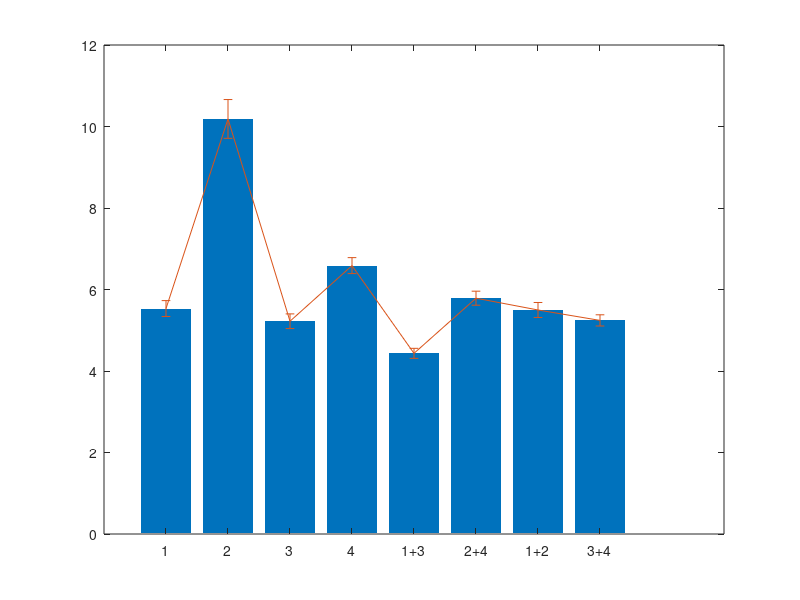

This chart was generated by the following MATLAB code: (Note: this script raises an error after producing the figure.)
clear; clc;
warning('off');

%% load data
addpath('../Utilities');
if ~exist('Figure_supplement_8c_results_data.mat','file')
    load('Figure_supplement_8c_source_data.mat');
    deme = 'vb';
    vidx = find(Speed>0.05 & Speed<2); % speed threshold 30cm/s
    
    rpos = normalize(Position(vidx,:),1,'range');
    rspk = Spike(vidx,:);

    rTheta_dphase = zscore(Theta_dphase(vidx,:),[],2);
    rTheta_damp = zscore(Theta_damp(vidx,:),[],2);
    
    rTheta_dmdu = [rTheta_dphase,rTheta_damp];
    rTheta_ofpat = zscore(Theta_ofpat(vidx,:),[],2);
    
    rFPAuhf = zscore(FPAuhf(vidx,:),[],2);
    rFPAuhf_ofpat = zscore(FPAuhf_ofpat(vidx,:),[],2);

    %% OLE decoding data
    trackLen = 290;
    OB=cell(0); plotline = 2;
    rpos = normalize(rpos,'range');
    OB{1} = zscore([rTheta_dmdu]);
    OB{2} = zscore([rTheta_ofpat]);
    OB{3} = zscore([rFPAuhf]);
    OB{4} = zscore([rFPAuhf_ofpat]);

    OB{5} = zscore([rTheta_dmdu,rFPAuhf]);
    OB{6} = zscore([rTheta_ofpat,rFPAuhf_ofpat]);
    OB{7} = zscore([rTheta_dmdu,rTheta_ofpat]);
    OB{8} = zscore([rFPAuhf,rFPAuhf_ofpat]);

    mnames = {'1','2','3','4','1+3','2+4','1+2','3+4'};

    runlist = 1:length(OB);
    for im=runlist
        obs = OB{im};
        % Generate basis...
        [basis,Xrbf] = get1Dbasis('vonmises',75,rpos*2*pi,100);

        pvec = linspace(0,2*pi,trackLen/5); % circular phase 
        [~,dbasis] = get1Dbasis('vonmises',basis.n,pvec,basis.s);

        % Cross-validated predictions
        mcvp.cv = getCVidx(size(obs,1),10); f=[];
        for it=1:mcvp.cv.nfoldcv
            if strcmp(deme,'ls')
                % least squared estimation  training
                w = obs(mcvp.cv.tr{it},:) \ Xrbf(mcvp.cv.tr{it},:);
            elseif strcmp(deme,'vb')
                % Variational Bayes training
                w = zeros(0);
                for j=1:size(Xrbf(mcvp.cv.tr{it},:),2)
                    [w(:,j),V,~,~,~,~,~,~] = ...
                        VB_ARD_linear_regression(obs(mcvp.cv.tr{it},:), Xrbf(mcvp.cv.tr{it},j));
                end
            end
            % testing
            f(mcvp.cv.ts{it},:) = obs(mcvp.cv.ts{it},:) * (w*dbasis');
        end

        % Plotting and error calcs... 
        f = zscore(f')';
        idx=1:size(f,1);
        [~,maxpost]=max(f');
        DecodedPos(:,2*(im-1)+1) = trackLen*rpos(idx);
        DecodedPos(:,2*(im-1)+2) = trackLen*maxpost/length(pvec);

        % Circular error...
        err =  circ_dist(     rpos(idx)*2*pi, maxpost'/length(pvec)*2*pi)*trackLen/(2*pi);
        errp = circ_dist(     rpos(idx)*2*pi, maxpost'/length(pvec)*2*pi)*trackLen/(2*pi);
        errm = circ_dist(2*pi-rpos(idx)*2*pi, maxpost'/length(pvec)*2*pi)*trackLen/(2*pi);
        % Save results
        errAll(:,im) = err;
        errpAll(:,im) = errp;
        errmAll(:,im) = errm;
        % non-directional error
        [err_nd_All(:,im),mini] = (min([abs(errmAll(:,im)) abs(errpAll(:,im))]'));
        pos_hat(:,im) = maxpost'/length(pvec)*2*pi;
    end
    close all;

    % Median error in cm with s.e. & density heat map
    for im=runlist
        bootstat = bootstrp(500,'median',abs(err_nd_All(:,im)));
        median_error(im,:) = [mean(bootstat),std(bootstat)];
    end
    rpos = rpos*trackLen;
    pos_hat = round(pos_hat*trackLen/(2*pi));
    save('Figure_supplement_8c_results_data.mat','rpos','pos_hat','mnames','DecodedPos','median_error','err_nd_All','trackLen');
end

%% Figure_supplement_8c
load('Figure_supplement_8c_results_data.mat');

figure('Color','white');
b = bar([1:8],median_error(:,1),'EdgeColor','none'); hold on;
xticks([1:8]); xticklabels(mnames);
erb = errorbar([1:8],median_error(:,1),median_error(:,2));
erb.LineStyle = 'none'; erb.LineWidth = 2;
erb.Color = [0,0,0.5]; ylim([4,6]); yticks([0:2:12]);
xlim([0.5,8.5]); box on;
xtickangle(0); ylim([0,12])
ylabel({'Median decoding error (cm)'})

savefig(gcf,'Figure_supplement_8c','compact')